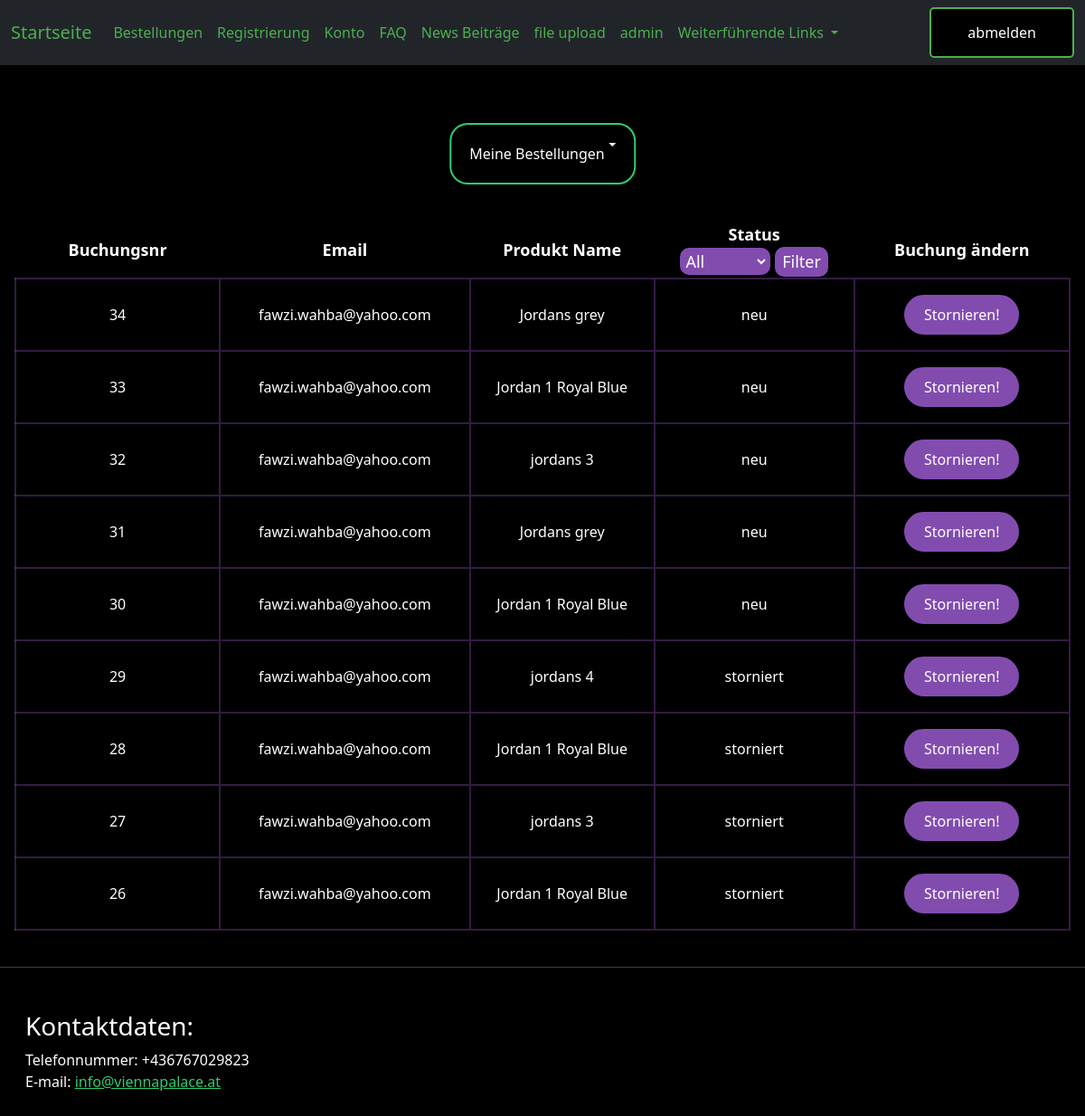
The app's page /zimmer_reservieren/sales_anzeigen.php (signed in) with its own data.
### tables this page shows
CREATE TABLE `verkaufte_produkte` (
  `id` int(11) NOT NULL,
  `usermail` varchar(255) NOT NULL,
  `fk_person_id` int(11) NOT NULL,
  `fk_produkt_id` int(11) NOT NULL,
  `produkt_name` varchar(255) NOT NULL,
  `timestamp` timestamp NOT NULL DEFAULT current_timestamp() ON UPDATE current_timestamp(),
  `status` varchar(255) NOT NULL DEFAULT 'neu',
  `produkt_preis` int(11) NOT NULL
);

### zimmer_reservieren/sales_anzeigen.php (the view, shortened to what this page needs)
<?php
include "bestellungen_main.php";
?>
<!doctype html>
<html lang="en">
<head>
</head>
<body>
<table class="mx-3">
    <tr>
        <th class="th">Buchungsnr</th>
        <th class="th">Email</th>
        <th class="th">Produkt Name</th>
        <th class="th">Status
            <form method="post" action="">
                <select name="status_filter" class="dropdown_filter" id="status_filter">
                    <option value="" <?php if(!isset($_POST['status_filter'])) echo 'selected';?>>All</option>
                </select>
                <input type="submit" class="dropdown_submit" value="Filter">
            </form>
        </th>
        <th class="th">Buchung ändern</th>
    </tr>
    <?php
    $current_user = $_SESSION["email"];
    include "../0include/dbaccess.php";
    $sql = "SELECT * FROM verkaufte_produkte WHERE usermail = '$current_user'ORDER BY id desc";
    $result = mysqli_query($db_obj, $sql);
    if (mysqli_num_rows($result) > 0) {
        while($row = mysqli_fetch_assoc($result)) {
            echo "<tr class='my_tr'>";
            echo "<form method='post' class='my-0 py-0 mx-0 px-0 my_form'>";
            echo "<td class='text-center right_border'>";
            echo"<div class='text-center '>";
            echo  $row["id"] ;
            echo "</div>";
            echo "</td>";
            echo "<td class='text-center right_border'>" . $row["usermail"] . "</td>";
            echo "<td class='text-center right_border'>" . $row["produkt_name"] . "</td>";
            echo "<td class='text-center meins'>" . $row["status"] . "</td>";
            echo "<td class='text-center meins'>";
            echo "<button type='button' class='button_2 py-2 my-3' onclick='delete_row(this) '>Stornieren!</button>";
            echo "</td>";
            echo "</form>";
            echo "</tr>";
        }
    }else {
        echo "</table>";
        echo "<div class='warnung py-3 my-3'>";
        echo "Keine Buchungen gefunden!";
        echo "</div>";
    }
    ?>
</table>
</body>
<?php
include_once "../0include/footer.php"
?>
</html>

### 0design/my_design.css (style rules this page uses)
body { background-color: black; color: white; }
.button_2 { background-color: #824caf; color: white; border: 2px solid #824caf; padding: 14px 40px; border-radius: 5px; transition-duration: 0.25s; }

### zimmer_reservieren/sales_anzeigen.php (style rules this page uses)
.my_tr { border: 2px solid #824caf60; }
td { border-right: #824caf60 2px solid; }
.th { width: 400px; margin-left: 50px; margin-right: 50px; font-size: large; text-align: center; }
.button_2 { margin: 0; margin-bottom: 50px; padding: 5px; padding-left: 20px; padding-right: 20px; border-radius: 50px; }
.dropdown_filter { outline: none; color: white; border: 2px #824caf solid; background-color: #824caf; border-radius: 10px; }
.dropdown_submit { color: white; border: 2px #824caf solid; background-color: #824caf; border-radius: 10px; }

### records on screen
verkaufte_produkte: id "34", usermail "fawzi.wahba@yahoo.com", produkt_name "Jordans grey", status "neu"
verkaufte_produkte: id "33", usermail "fawzi.wahba@yahoo.com", produkt_name "Jordan 1 Royal Blue", status "neu"
verkaufte_produkte: id "32", usermail "fawzi.wahba@yahoo.com", produkt_name "jordans 3", status "neu"
verkaufte_produkte: id "31", usermail "fawzi.wahba@yahoo.com", produkt_name "Jordans grey", status "neu"
verkaufte_produkte: id "30", usermail "fawzi.wahba@yahoo.com", produkt_name "Jordan 1 Royal Blue", status "neu"
verkaufte_produkte: id "29", usermail "fawzi.wahba@yahoo.com", produkt_name "jordans 4", status "storniert"
verkaufte_produkte: id "28", usermail "fawzi.wahba@yahoo.com", produkt_name "Jordan 1 Royal Blue", status "storniert"
verkaufte_produkte: id "27", usermail "fawzi.wahba@yahoo.com", produkt_name "jordans 3", status "storniert"
verkaufte_produkte: id "26", usermail "fawzi.wahba@yahoo.com", produkt_name "Jordan 1 Royal Blue", status "storniert"
